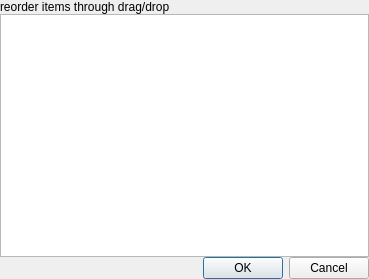
<?xml version="1.0" encoding="UTF-8"?>
<ui version="4.0">
 <class>MReorderImageItem</class>
 <widget class="QDialog" name="MReorderImageItem">
  <property name="geometry">
   <rect>
    <x>0</x>
    <y>0</y>
    <width>369</width>
    <height>279</height>
   </rect>
  </property>
  <property name="windowTitle">
   <string>reorder maps</string>
  </property>
  <layout class="QVBoxLayout" name="verticalLayout">
   <item>
    <widget class="QLabel" name="label">
     <property name="text">
      <string>reorder items through drag/drop</string>
     </property>
    </widget>
   </item>
   <item>
    <widget class="QListWidget" name="lstItems">
     <property name="contextMenuPolicy">
      <enum>Qt::NoContextMenu</enum>
     </property>
     <property name="dragDropMode">
      <enum>QAbstractItemView::InternalMove</enum>
     </property>
     <property name="selectionMode">
      <enum>QAbstractItemView::ContiguousSelection</enum>
     </property>
    </widget>
   </item>
   <item>
    <widget class="QDialogButtonBox" name="buttonBox">
     <property name="orientation">
      <enum>Qt::Horizontal</enum>
     </property>
     <property name="standardButtons">
      <set>QDialogButtonBox::Cancel|QDialogButtonBox::Ok</set>
     </property>
    </widget>
   </item>
  </layout>
 </widget>
 <layoutdefault spacing="0" margin="0"/>
 <resources/>
 <connections>
  <connection>
   <sender>buttonBox</sender>
   <signal>accepted()</signal>
   <receiver>MReorderImageItem</receiver>
   <slot>accept()</slot>
   <hints>
    <hint type="sourcelabel">
     <x>248</x>
     <y>254</y>
    </hint>
    <hint type="destinationlabel">
     <x>157</x>
     <y>274</y>
    </hint>
   </hints>
  </connection>
  <connection>
   <sender>buttonBox</sender>
   <signal>rejected()</signal>
   <receiver>MReorderImageItem</receiver>
   <slot>reject()</slot>
   <hints>
    <hint type="sourcelabel">
     <x>316</x>
     <y>260</y>
    </hint>
    <hint type="destinationlabel">
     <x>286</x>
     <y>274</y>
    </hint>
   </hints>
  </connection>
 </connections>
</ui>
